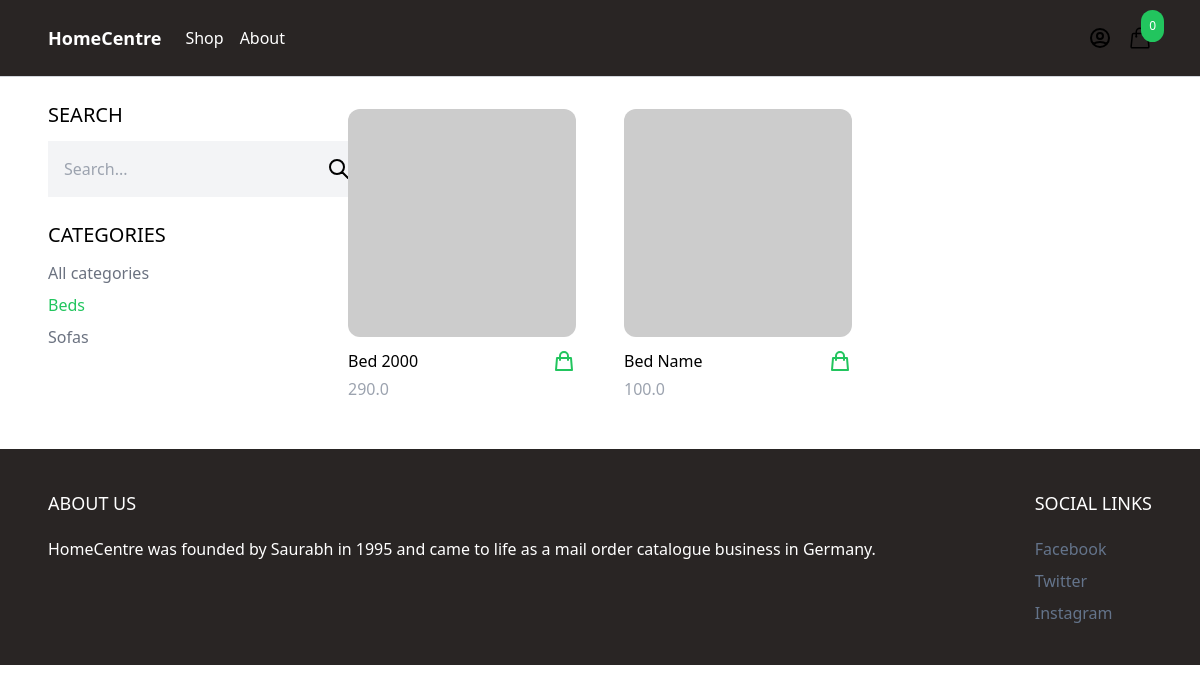
Page /shop/?category=beds on the earlier database version.
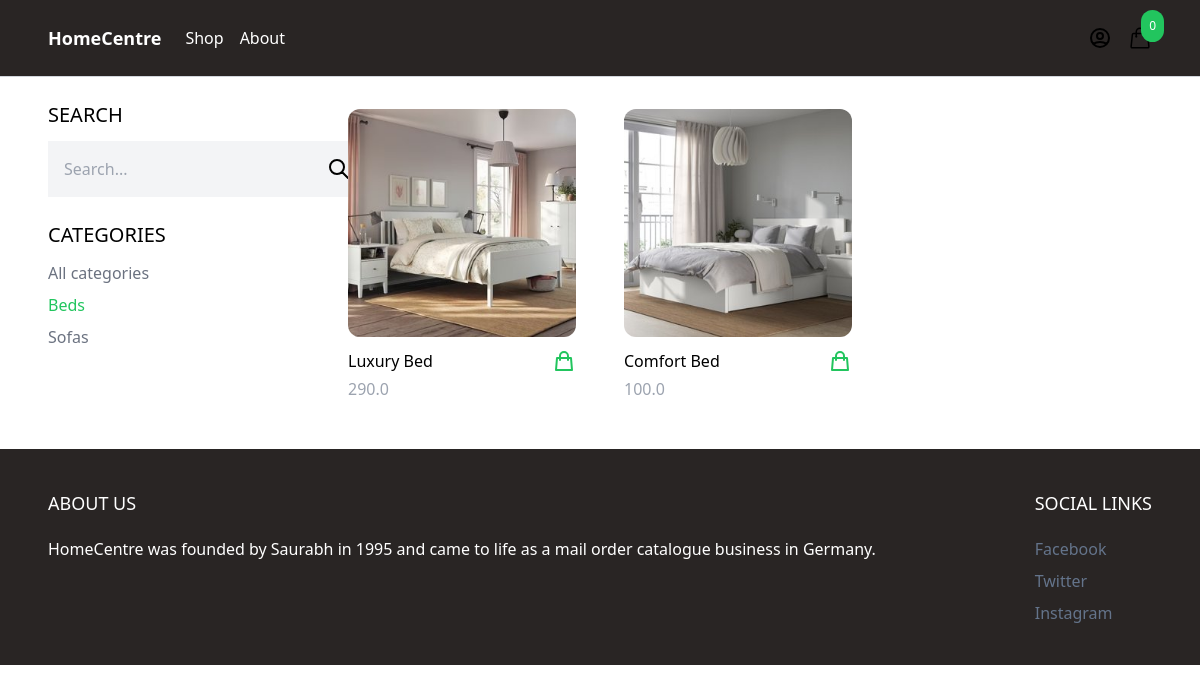
Same page on the later database version.
### product/models.py (models this page shows, shortened)
class Category(models.Model):
    name = models.CharField(max_length=255)
    slug = models.SlugField()
    class Meta:
        verbose_name_plural = 'Categories'
        ordering = ('name',)

class Product(models.Model):
    category = models.ForeignKey(Category, related_name='products', on_delete=models.CASCADE)
    name = models.CharField(max_length=255)
    slug = models.SlugField()
    description = models.TextField(blank=True, null=True)
    price = models.IntegerField()
    created_at = models.DateTimeField(auto_now_add=True)
    image = models.ImageField(upload_to='uploads/', blank=True, null=True)
    thumbnail = models.ImageField(upload_to='uploads/', blank=True, null=True)
    class Meta:
        ordering = ('-created_at',)
    def get_display_price(self):
        return self.price / 100
    def get_thumbnail(self):
        if self.thumbnail:
            return self.thumbnail.url
        else:
            if self.image:
                self.thumbnail = self.make_thumbnail(self.image)
                self.save()
                return self.thumbnail.url
            else:
                return 'https://via.placeholder.com/240x240x.jpg'

### core/views.py (the view)
# urls.py: path('shop/', shop, name='shop'),
def shop(request):
    categories = Category.objects.all()
    products = Product.objects.all()
    active_category = request.GET.get('category', '')
    if active_category :
        products = products.filter(category__slug = active_category)
    query = request.GET.get('query', '')
    if query:
        products = products.filter(Q(name__icontains=query) | Q(description__icontains=query))
    context = {
        'categories' : categories,
        'products' : products,
        'active_category' : active_category
    }
    return render(request, 'core/shop.html', context)

### cart/cart.py (called while the page is built)
    def __len__(self):
        return sum(item['quantity'] for item in self.cart.values())

### cart/context_processors.py (called while the page is built)
def cart(request):
    return {'cart': Cart(request)}

### core/templates/core/shop.html (shortened to what this page needs)
{% extends 'core/base.html'%}
{% block content %}
<div class="max-w-6xl mx-auto flex flex-wrap items-start py-6 px-6 xl:px-0">
    <div class="filters w-full lg:w-1/4">
        <h3 class="mb-3 text-xl uppercase">Search</h3>
        <form method="get" action=".">
            <div class="flex">
                <input type="text" name="query" class="p-4 bg-gray-100 border-0" placeholder="Search...">
                <button class="p-4 bg-gray-100 border-0">
                    <svg xmlns="http://www.w3.org/2000/svg" class="h-6 w-6" fill="none" viewBox="0 0 24 24" stroke="currentColor">
                        <path stroke-linecap="round" stroke-linejoin="round" stroke-width="2" d="M21 21l-6-6m2-5a7 7 0 11-14 0 7 7 0 0114 0z" />
                    </svg>
                </button>
            </div>
        </form>
        <h3 class="mt-6 mb-3 text-xl uppercase">Categories</h3>
        <ul class="space-y-2">
            <li><a href="{% url 'shop' %}" class="{% if not active_category %}text-green-500{% else %}text-gray-500{% endif %}">All categories</a></li>
            {% for category in categories %}
            <li><a href="{% url 'shop' %}?category={{ category.slug }}" class="{% if category.slug == active_category %}text-green-500{% else %}text-gray-500{% endif %}">{{ category.name }}</a></li>
            {% endfor %}
        </ul>
    </div>
    <div class="products w-full lg:w-3/4 -mt-4 flex items-center flex-wrap">
        {% for product in products %}
        {% include 'product/partials/product_list_item.html' %}
        {% endfor %}
    </div>
</div>
{% endblock %}

### core/templates/core/base.html (shortened to what this page needs)
<!doctype html>
<html>
    <head>
        <script src="https://cdn.tailwindcss.com"></script>
    </head>
    <body>
        <nav class="bg-stone-800 border-b border-gray-300">
            <div class="max-w-6xl mx-auto py-2 px-6 xl:px-0 flex items-center justify-between">
                <div class="text-white menu-left flex items-center space-x-6">
                    <a href="{% url 'frontpage' %}" class="py-4 text-lg text-white-500 font-semibold">HomeCentre</a>
                    <ul class="text-white flex items-center space-x-4">
                        <li><a href="{% url 'shop' %}">Shop</a></li>
                        <li><a href="#">About</a></li>
                    </ul>
                </div>
                <div class="menu-right flex items-center space-x-4">
                    <a href="{% url 'myaccount' %}">
                    </a>
                    <div
                        hx-get="{% url 'hx_menu_cart' %}"
                        hx-trigger="update-menu-cart from:body"
                        hx-swap="innerHTML"
                    >
                    {% include 'cart/partials/menu_cart.html' %}
                    </div>
                </div>
            </div>
        </nav>
        <main>
            {% block content %}
            {% endblock %}
        </main>
        <footer class="bg-stone-800">
            <div class="max-w-6xl mx-auto py-10 px-6 xl:px-0 md:flex justify-between">
                <div class="footer-left mb-12 md:mb-0">
                    <h2 class="text-white mb-5 uppercase text-lg">About us</h2>
                    <p class="text-white">HomeCentre was founded by Saurabh in 1995 and came to life as a mail order catalogue business in Germany.</p>
                </div>
                <div class="footer-right">
                    <h2 class="text-white mb-5 uppercase text-lg">Social links</h2>
                    <ul class="space-y-2">
                        <li><a href="#" class="text-slate-500 hover:text-slate-300">Facebook</a></li>
                        <li><a href="#" class="text-slate-500 hover:text-slate-300">Twitter</a></li>
                        <li><a href="#" class="text-slate-500 hover:text-slate-300">Instagram</a></li>
                    </ul>
                </div>
            </div>
        </footer>
    </body>
</html>

### cart/templates/cart/partials/menu_cart.html (shortened to what this page needs)
<a href="{% url 'cart' %}" id="menu-cart-button" class="relative">
    <span class="p-2 absolute -top-4 -right-3 bg-green-500 text-white text-xs rounded-full">{{ cart|length }}</span>
</a>

### product/templates/product/partials/product_list_item.html
<div class="w-full md:w-1/3 xl:w-1/4 p-6">
    <a href="{% url 'product' product.slug %}">
        <img src="{{ product.get_thumbnail }}" class="w-full rounded-xl hover:shadow-lg">
    </a>
    <div class="pt-3 flex items-center justify-between">
        <a href="{% url 'product' product.slug %}">{{ product.name }}</a>
        <a
            href="#"
            hx-get="{% url 'add_to_cart' product.id %}"
            hx-target="#menu-cart-button"
            hx-swap="outerHTML"
            class="text-green-500 hover:text-green-800"
        >
            <svg xmlns="http://www.w3.org/2000/svg" class="h-6 w-6" fill="none" viewBox="0 0 24 24" stroke="currentColor">
                <path stroke-linecap="round" stroke-linejoin="round" stroke-width="2" d="M16 11V7a4 4 0 00-8 0v4M5 9h14l1 12H4L5 9z" />
            </svg>
        </a>
    </div>
    <p class="pt-1 text-gray-400">{{ product.get_display_price }}</p>
</div>

Differences in the rows shown:
changed Product: get_thumbnail: picture added in place of a placeholder; name "Bed 2000" → "Luxury Bed"
changed Product: get_thumbnail: picture added in place of a placeholder; name "Bed Name" → "Comfort Bed"
